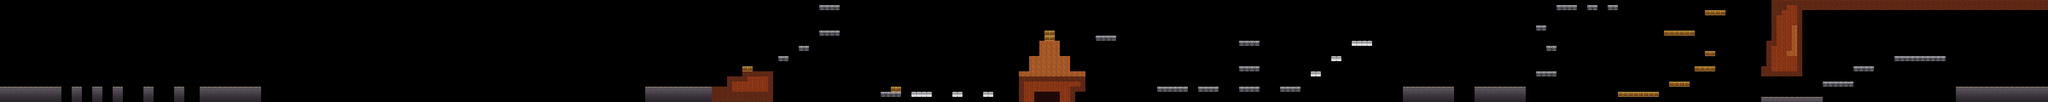

Below is a game level as drawn by its tile map, then a one-line description and the .tmx that defines it (tile-layer data replaced by summaries):
An orthogonal 400x20 tile map with 32x32 px tiles, 1 tile layer (Ground) and 116 objects (Spawn, End, back1, back2, back3, ...).

<map version="1.0" orientation="orthogonal" width="400" height="20" tilewidth="32" tileheight="32">
 <tileset firstgid="1" name="ground" tilewidth="32" tileheight="32" spacing="4" margin="2">
  <image source="ground.png" width="252" height="252" />
 </tileset>
 <layer name="Ground" width="400" height="20">
  <data>[8000 cells, 766 non-empty, 12 distinct tile ids]</data>
 </layer>
 <objectgroup name="Collision" width="400" height="20">
  <object x="3" y="547" width="383" height="96" />
  <object x="449" y="545" width="61" height="96" />
  <object x="579" y="545" width="60" height="95" />
  <object x="704" y="545" width="64" height="97" />
  <object x="897" y="547" width="63" height="93" />
  <object x="1089" y="547" width="63" height="92" />
  <object x="1249" y="545" width="381" height="95" />
  <object x="4035" y="544" width="796" height="95" />
  <object x="4544" y="481" width="287" height="60" />
  <object x="4641" y="449" width="191" height="31" />
  <object x="4641" y="419" width="61" height="28" />
  <object x="4867" y="355" width="60" height="28" />
  <object x="4988" y="291" width="68" height="28" />
  <object x="5120" y="195" width="129" height="29" />
  <object x="5123" y="32" width="128" height="27" />
  <object x="5508" y="579" width="125" height="27" />
  <object x="5569" y="548" width="61" height="25" />
  <object x="5697" y="580" width="125" height="27" />
  <object x="5951" y="577" width="64" height="28" />
  <object x="6144" y="576" width="63" height="29" />
  <object x="6371" y="452" width="349" height="188" />
  <object x="6436" y="355" width="251" height="93" />
  <object x="6497" y="256" width="127" height="95" />
  <object x="6531" y="193" width="60" height="60" />
  <object x="6725" y="452" width="59" height="124" />
  <object x="6849" y="225" width="127" height="29" />
  <object x="7233" y="545" width="191" height="29" />
  <object x="7492" y="545" width="124" height="29" />
  <object x="7741" y="545" width="129" height="31" />
  <object x="7744" y="416" width="129" height="31" />
  <object x="7744" y="256" width="129" height="32" />
  <object x="8001" y="547" width="127" height="29" />
  <object x="8193" y="448" width="60" height="31" />
  <object x="8320" y="357" width="61" height="25" />
  <object x="8451" y="256" width="123" height="29" />
  <object x="8769" y="544" width="320" height="97" />
  <object x="9215" y="545" width="321" height="95" />
  <object x="9599" y="448" width="129" height="32" />
  <object x="9664" y="291" width="61" height="27" />
  <object x="9599" y="161" width="64" height="29" />
  <object x="9729" y="31" width="127" height="32" />
  <object x="9924" y="33" width="60" height="29" />
  <object x="10047" y="33" width="65" height="28" />
  <object x="10112" y="577" width="256" height="31" />
  <object x="10432" y="512" width="128" height="31" />
  <object x="10592" y="417" width="129" height="29" />
  <object x="10657" y="321" width="60" height="29" />
  <object x="10404" y="193" width="189" height="31" />
  <object x="10657" y="64" width="127" height="29" />
  <object x="11008" y="608" width="384" height="33" />
  <object x="11393" y="512" width="192" height="31" />
  <object x="11583" y="417" width="129" height="29" />
  <object x="11839" y="352" width="321" height="31" />
  <object x="12224" y="545" width="579" height="96" />
  <object x="11072" y="3" width="192" height="476" />
  <object x="11041" y="259" width="29" height="220" />
  <object x="11005" y="417" width="33" height="63" />
  <object x="11267" y="1" width="1541" height="61" />
 </objectgroup>
 <objectgroup name="Objects" width="400" height="20">
  <object name="Spawn" x="3" y="483" width="57" height="57" />
  <object name="End" x="12739" y="480" width="61" height="60" />
  <object name="back1" x="5511" y="289" width="63" height="60">
   <properties>
    <property name="spriteName" value="down_arrow.png" />
    <property name="strictWidth" value="64" />
   </properties>
  </object>
  <object name="back2" x="7232" y="219" width="63" height="60">
   <properties>
    <property name="spriteName" value="down_arrow.png" />
    <property name="strictWidth" value="64" />
   </properties>
  </object>
  <object name="back3" x="10120" y="33" width="63" height="60">
   <properties>
    <property name="spriteName" value="down_arrow.png" />
    <property name="strictWidth" value="64" />
   </properties>
  </object>
  <object name="oil1" x="1252" y="511" width="32" height="33">
   <properties>
    <property name="scoreModifier" value="1000" />
    <property name="spriteName" value="oil2.png" />
    <property name="strictWidth" value="40" />
   </properties>
  </object>
  <object name="oil2" x="2304" y="349" width="32" height="33">
   <properties>
    <property name="scoreModifier" value="1000" />
    <property name="spriteName" value="oil2.png" />
    <property name="strictWidth" value="40" />
   </properties>
  </object>
  <object name="oil3" x="2623" y="248" width="32" height="33">
   <properties>
    <property name="scoreModifier" value="1000" />
    <property name="spriteName" value="oil2.png" />
    <property name="strictWidth" value="40" />
   </properties>
  </object>
  <object name="oil4" x="3075" y="285" width="32" height="33">
   <properties>
    <property name="scoreModifier" value="1000" />
    <property name="spriteName" value="oil2.png" />
    <property name="strictWidth" value="40" />
   </properties>
  </object>
  <object name="oil5" x="3589" y="285" width="32" height="33">
   <properties>
    <property name="scoreModifier" value="1000" />
    <property name="spriteName" value="oil2.png" />
    <property name="strictWidth" value="40" />
   </properties>
  </object>
  <object name="oil6" x="4033" y="319" width="32" height="33">
   <properties>
    <property name="scoreModifier" value="1000" />
    <property name="spriteName" value="oil2.png" />
    <property name="strictWidth" value="40" />
   </properties>
  </object>
  <object name="goal1" x="1443" y="483" width="65" height="60" />
  <object name="oil7" x="4764" y="411" width="32" height="33">
   <properties>
    <property name="scoreModifier" value="10000" />
    <property name="spriteName" value="oil3.png" />
    <property name="strictWidth" value="40" />
   </properties>
  </object>
  <object name="oil8" x="5567" y="512" width="32" height="33">
   <properties>
    <property name="scoreModifier" value="25000" />
    <property name="spriteName" value="oil1.png" />
    <property name="strictWidth" value="40" />
   </properties>
  </object>
  <object name="oil9" x="6437" y="315" width="32" height="33">
   <properties>
    <property name="scoreModifier" value="1000" />
    <property name="spriteName" value="oil2.png" />
    <property name="strictWidth" value="40" />
   </properties>
  </object>
  <object name="oil10" x="6532" y="31" width="32" height="33">
   <properties>
    <property name="scoreModifier" value="1000" />
    <property name="spriteName" value="oil2.png" />
    <property name="strictWidth" value="40" />
   </properties>
  </object>
  <object name="oil11" x="7297" y="509" width="32" height="33">
   <properties>
    <property name="scoreModifier" value="1000" />
    <property name="spriteName" value="oil2.png" />
    <property name="strictWidth" value="40" />
   </properties>
  </object>
  <object name="oil12" x="8901" y="509" width="32" height="33">
   <properties>
    <property name="scoreModifier" value="10000" />
    <property name="spriteName" value="oil3.png" />
    <property name="strictWidth" value="40" />
   </properties>
  </object>
  <object name="oil14" x="10144" y="319" width="32" height="33">
   <properties>
    <property name="spriteName" value="botox2.png" />
    <property name="strictWidth" value="40" />
    <property name="timeModifier" value="50" />
   </properties>
  </object>
  </objectgroup>
</map>
<!-- 39 of 116 objects omitted -->
